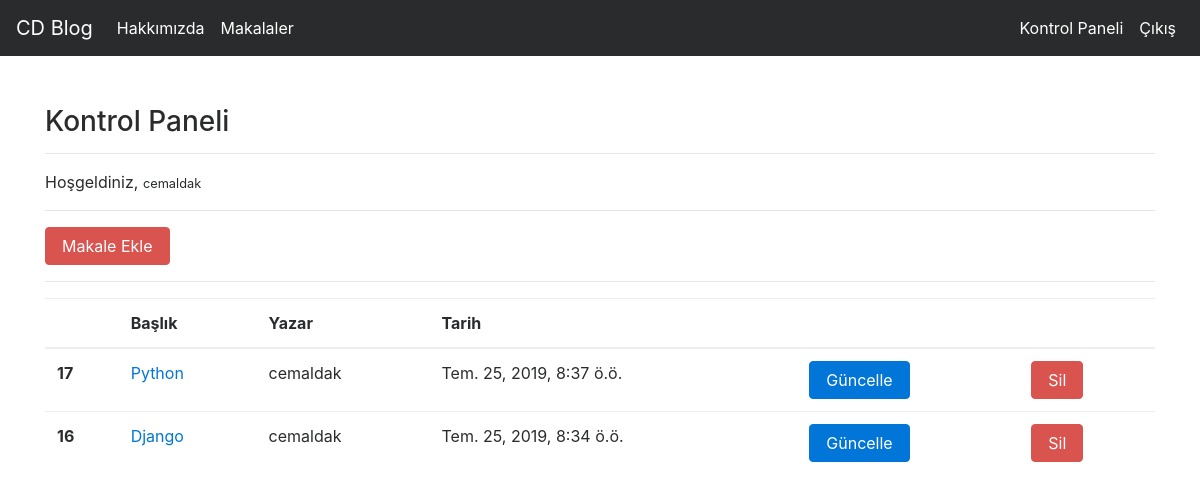
Screenshot of /articles/dashboard/ (signed in) with the database file from the repository.
### article/models.py (models this page shows, shortened)
class Article(models.Model):
    author = models.ForeignKey("auth.User",on_delete= models.CASCADE,verbose_name = "Yazar")  #Kullanıcıya ait herşey silinicek cascade ile
    title = models.CharField(max_length=50, verbose_name="Başlık")
    content = RichTextField()
    article_image = models.FileField(blank = True,null = True,verbose_name = "Makaleye Fotoğraf Ekleyin")
    created_date = models.DateTimeField(
        auto_now_add=True, verbose_name="Oluşturma Tarihi")
    class Meta:
        ordering = ['-created_date']

### article/views.py (the view)
# urls.py: path('dashboard/', views.dashboard, name="dashboard"),
@login_required(login_url = "user:login")
def dashboard(request):
    articles = Article.objects.filter(author = request.user)
    context = {
        "articles" : articles
    }
    return render(request,"dashboard.html",context)

### templates/dashboard.html
{% extends "layout.html" %}
{% block body %}
    <h3>Kontrol Paneli</h3>
    <hr>
    <p>Hoşgeldiniz, <small>{{request.user.username}}</small></p>
    <hr>
    <a class="btn btn-danger" href="{% url 'article:addarticle' %}">Makale Ekle</a>
    <hr>
    {% if articles %}
         <table class="table">
        <thead>
            <tr>
                <th scope="col"></th>
                <th scope="col">Başlık</th>
                <th scope="col">Yazar</th>
                <th scope="col">Tarih</th>
                <th scope="col"></th>
                <th scope="col"></th>
            </tr>
        </thead>
        <tbody>
            {% for article in articles %}
            <tr>
                <th scope="row">{{article.id}}</th>
                <td><a href="{% url 'article:detail' article.id %}">{{article.title}}</a></td>
                <td>{{article.author.username}}</td>
                <td>{{article.created_date}}</td>
                <td><a class="btn btn-primary" href="{% url 'article:update' article.id %}">Güncelle</a></td>
                <td><a class="btn btn-danger" href="{% url 'article:delete' article.id %}">Sil</a></td>
            </tr>
            {% endfor %}
    {% else %}
        <div class="alert alert-danger">Henüz bir makaleniz bulunmuyor...</div>
    {% endif %}
        </tbody>
    </table>
{% endblock body %}

### rows the page displays
Article: id "17", title "Python", author.username "cemaldak", created_date "Tem. 25, 2019, 8:37 ö.ö."
Article: id "16", title "Django", author.username "cemaldak", created_date "Tem. 25, 2019, 8:34 ö.ö."

### other values shown
{{ request.user.username }} "cemaldak"
